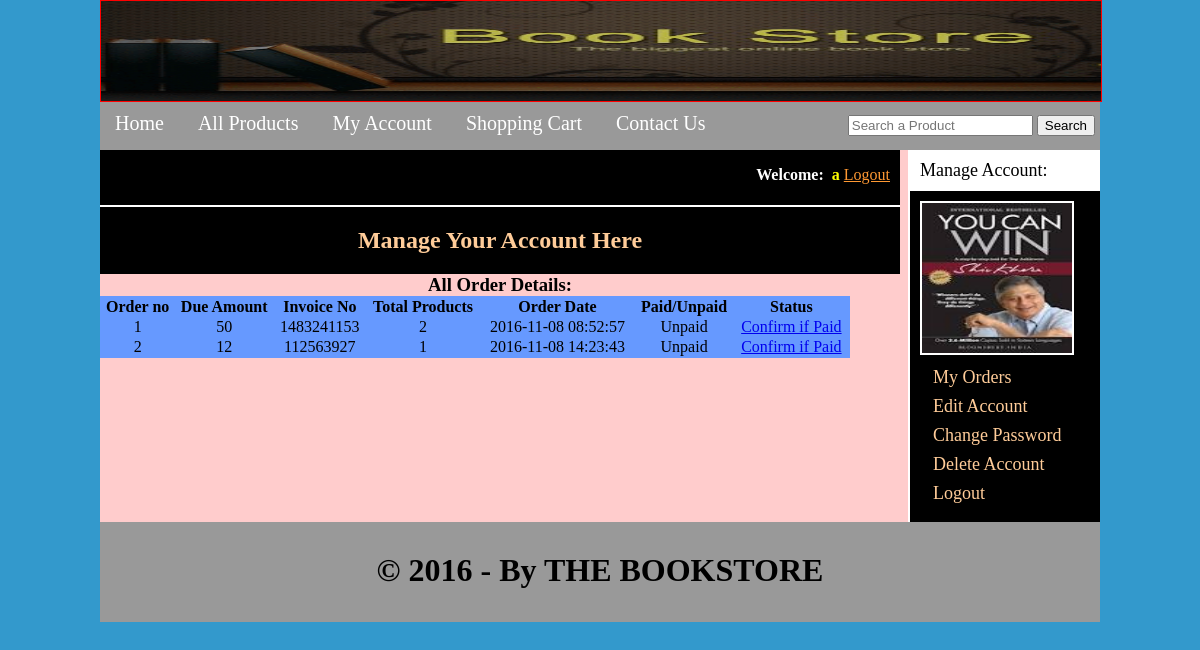
The page /customer/my_account.php?my_orders (signed in) on the database its author committed.
### tables this page shows
CREATE TABLE `customers` (
  `customer_id` int(10) NOT NULL,
  `customer_name` varchar(100) NOT NULL,
  `customer_email` varchar(100) NOT NULL,
  `customer_pass` varchar(100) NOT NULL,
  `customer_country` text NOT NULL,
  `customer_city` text NOT NULL,
  `customer_contact` int(100) NOT NULL,
  `customer_address` text NOT NULL,
  `customer_image` text NOT NULL,
  `customer_ip` int(100) NOT NULL
);

CREATE TABLE `customer_orders` (
  `order_id` int(10) NOT NULL,
  `customer_id` int(10) NOT NULL,
  `due_amount` int(100) NOT NULL,
  `invoice_no` int(100) NOT NULL,
  `total_products` int(100) NOT NULL,
  `order_date` timestamp NOT NULL DEFAULT CURRENT_TIMESTAMP ON UPDATE CURRENT_TIMESTAMP,
  `order_status` text NOT NULL
);

### customer/my_orders.php (the view)
<?php
include("includes/db.php");
$c = $_SESSION['customer_email'];
	$get_c = "select * from customers where customer_email='$c'";
	$run_c = mysqli_query($db, $get_c);
	$row_c = mysqli_fetch_array($run_c);
		$customer_id = $row_c['customer_id'];
?>
<center><h3>All Order Details:</h3></center>
<table width="750" align="center" bgcolor="#6699FF">
    <tr>
    	<th>Order no</th>
        <th>Due Amount</th>
        <th>Invoice No</th>
        <th>Total Products</th>
        <th>Order Date</th>
        <th>Paid/Unpaid</th>
        <th>Status</th>
    </tr>
    <?php
	$get_orders = "select * from customer_orders where customer_id='$customer_id'";
	$run_orders = mysqli_query($con, $get_orders);
	$i=0;
	while ($row_orders=mysqli_fetch_array($run_orders)){
		$order_id = $row_orders['order_id'];
		$due_amount = $row_orders['due_amount'];
		$inovice_no = $row_orders['invoice_no'];
		$products = $row_orders['total_products'];
		$date = $row_orders['order_date'];
		$status = $row_orders['order_status'];
		$i++;
		if($status=='Pending'){
			$status = 'Unpaid';
			}
			else {
				$status = 'Paid';
				}
		echo "
		<tr align='center'>
			<td>$i</td>
			<td>$due_amount</td>
			<td>$inovice_no</td>
			<td>$products</td>
			<td>$date</td>
			<td>$status</td>
			<td><a href='confirm.php?order_id=$order_id' target='_blank'>Confirm if Paid<a></td>
		</tr>
		";
		}
	?>
</table>

### customer/my_account.php (shortened to what this page needs)
<?php
include("includes/db.php");
include("functions/functions.php");
?>
<!DOCTYPE HTML>
<html>
<head>
<link rel="stylesheet" href="styles/style.css" media="all" />
</head>
<body>
    <div class="main_wrapper">
    	<div class="header_wrapper">
              <a  href="../index.php"><img style="border:1px solid red; height:100%; width:100%;" src="../images/logo.gif"></a>
        </div>
        <div id="navbar">
            <ul id="menu">
        		<li><a href="../index.php">Home</a></li>
                <li><a href="../all_products.php">All Products</a></li>
                <li><a href="customer/my_account.php">My Account</a></li>
                <li><a href="../cart.php">Shopping Cart</a></li>
                <li><a href="../contact.php">Contact Us</a></li>
        	</ul>
             <div id="form">
             	<form method="get" action="results.php" enctype="multipart/form-data">
                    <input type="text" name="user_query" placeholder="Search a Product"/>
                    <input type="submit" name="search" value="Search" />
                </form>
            </div>
        </div>
        <div class="content_wrapper">
            <div id="left_sidebar">
            	<div id="sidebar_title">Manage Account:</div>
                <ul id="cats">
                	<?php
						$customer_session = $_SESSION['customer_email'];
						$get_customer_pic = "select * from customers where customer_email='$customer_session'";
						$run_customer = mysqli_query($con, $get_customer_pic);
						$row_customer = mysqli_fetch_array($run_customer);
						$customer_pic = $row_customer['customer_image'];
						echo "<img src='customer_photos/$customer_pic' width='150' height='150'>";
					?>
					<li><a href="my_account.php?my_orders">My Orders</a></li>
                    <li><a href="my_account.php?edit_account">Edit Account</a></li>
                    <li><a href="my_account.php?change_pass">Change Password</a></li>
                    <li><a href="my_account.php?delete_account">Delete Account</a></li>
                    <li><a href="logout.php">Logout</a></li>
                </ul>
            </div>
        	<div id="right_content">
            	<div id="headline">
                	<div id="headline_content">
                    	<?php
						if(isset($_SESSION['customer_email'])){
							echo "<b>Welcome:" . "</b> &nbsp;" . "<b style='color:yellow;'>" . $_SESSION['customer_email'] . "</b>";
							}
						?>
                         <?php
					   if(!isset($_SESSION['customer_email'])){
						echo "<a href='checkout.php' style='color:#F93;'>Login</a>";
					   }
					   else {
						   echo "<a href='logout.php' style='color:#F93;'>Logout</a>";
						   }
						?>
                    </div>
                </div>
            <div>
           <h2 style="background:#000; color:#FC9; padding:20px; text-align:center; border-top:2px solid #FFF;">Manage Your Account Here</h2>
           <?php
		   if(isset($_GET['my_orders']))
		   {
			   include("my_orders.php");
			   }
		   ?>
            </div>
            </div>
        </div>
        <div class="footer">
        <h1 style="color:#000; padding-top:30px; text-align:center;">&copy; 2016 - By THE BOOKSTORE </h1>
        </div>
    </div>
</body>
</html>

### customer/styles/style.css (style rules this page uses)
html, body, div, span, applet, object, iframe, h1, h2, h3, h4, h5, h6, p, blockquote, pre, a, abbr, acronym, address, big, cite, code, del, dfn, em, img, ins, kbd, q, s, samp, small, strike, strong, sub, sup, tt, var, b, u, i, center, dl, dt, dd, ol, ul, li, fieldset, form, label, legend, table, caption, tbody, tfoot, thead, tr, th, td, article, aside, canvas, details, embed, figure, figcaption, footer, header, hgroup, menu, nav, output, ruby, section, summary, time, mark, audio, video { margin: 0; padding: 0; border: 0; vertical-align: baseline; }
body { background:#39C; }
.main_wrapper { width:1000px; height:auto; margin:auto; background:#FCC; }
.header_wrapper { width:1000px; height:100px; background:#FFF; }
#navbar { width:1000px; height:50px; background:#999; color:#FFF; }
#menu { padding:0; line-height:36px; margin-top:5px; float:left; }
#menu li { list-style:none; display:inline; }
#menu a { color:#FFF; text-decoration:none; font-size:20px; margin:5px; padding:10px; }
#form { float:right; line-height:50px; padding-right:5px; }
.content_wrapper { width:1000px; height:auto; background:#000; }
#right_content { width:800px; background:#FCC; float:left; }
#left_sidebar { width:190px; background:#000; float:right; border-left:2px solid #FFF; }
.footer { width:1000px; height:100px; background:#999; color:#FFF; clear:both; }
#sidebar_title { background:#FFF; color:#000; padding:10px; font-size:18px; font-family:"Palatino Linotype", "Book Antiqua", Palatino, serif; }
#cats { text-align:left; padding:10px; }
#cats li { list-style:none; margin:8px; }
#cats a { color:#FC9; font-size:18px; text-decoration:none; margin:5px; }
#cats img { border:2px solid #FFF; }
#headline { background:#000; color:#FFF; height:35px; width:780px; padding:10px; line-height:30px; }
#headline_content { float:right; }

### rows shown on the page
customers: customer_image (picture)
customer_orders: due_amount "50", invoice_no "1483241153", total_products "2", order_date "2016-11-08 08:52:57", order_status "Unpaid"
customer_orders: due_amount "12", invoice_no "112563927", total_products "1", order_date "2016-11-08 14:23:43", order_status "Unpaid"

### other values the page prints
$_SESSION['customer_email'] "a"
